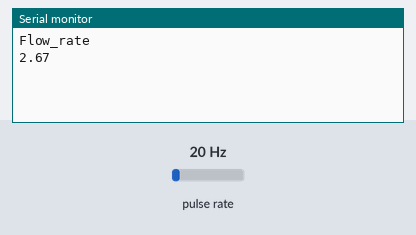
The sketch below on a simulated Arduino Uno, built with avr-gcc and run on an emulated ATmega328P. Shown: the last lines printed to the serial monitor. Wiring (inferred from the names in the program): pulse sensor: data pin 2. Inputs (shaded band) come from the test bench; at power-on: pulse rate 20 Hz.

Above: at 1.2 s.
1.3 s: pulse rate (sensor on pin 2) set to 4 Hz
At 2.6 s:
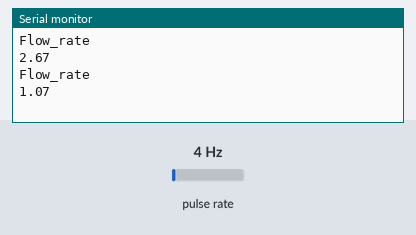
2.8 s: pulse rate (sensor on pin 2) set to 50 Hz
At 3.7 s:
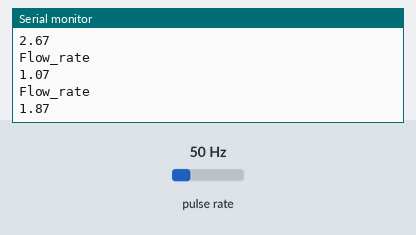
Timing chart, 0 to 5.8 s (numbered marks = the images above; inputs shaded):
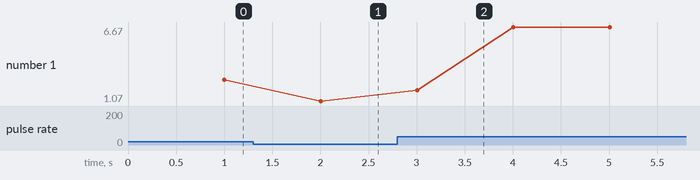

Measured:
- after the input at 1.3 s, the serial monitor: prints a new line after 0.70 s (image 1)
- after the input at 2.8 s, the serial monitor: prints a new line after 0.20 s (image 2)
- plotted number 1: 2.67 → 1.07 after the input at 1.3 s, 1.07 → 6.67 after the input at 2.8 s

The sketch:

FLUJO.ino
```cpp
const int flowPin = 2;
volatile long pulse;
unsigned long oldTime = 0;
float calibrationFactor = 7.5; // Inicialmente en 0, lo ajustas tras la calibración
float flowRate = 0;

void setup() {
  pinMode(flowPin, INPUT);
  Serial.begin(115200);
  attachInterrupt(digitalPinToInterrupt(flowPin), increase, RISING);
}

void loop() {
  if (millis() - oldTime > 1000) {  // Calcular flujo cada segundo
    flowRate = (pulse / calibrationFactor);  // Convertir pulsos a L/min
    Serial.println("Flow_rate");
    Serial.println(flowRate);
    pulse = 0;  // Reiniciar el conteo de pulsos para el siguiente intervalo
    oldTime = millis();
  }
}

void increase() {
  pulse++;
}
```
